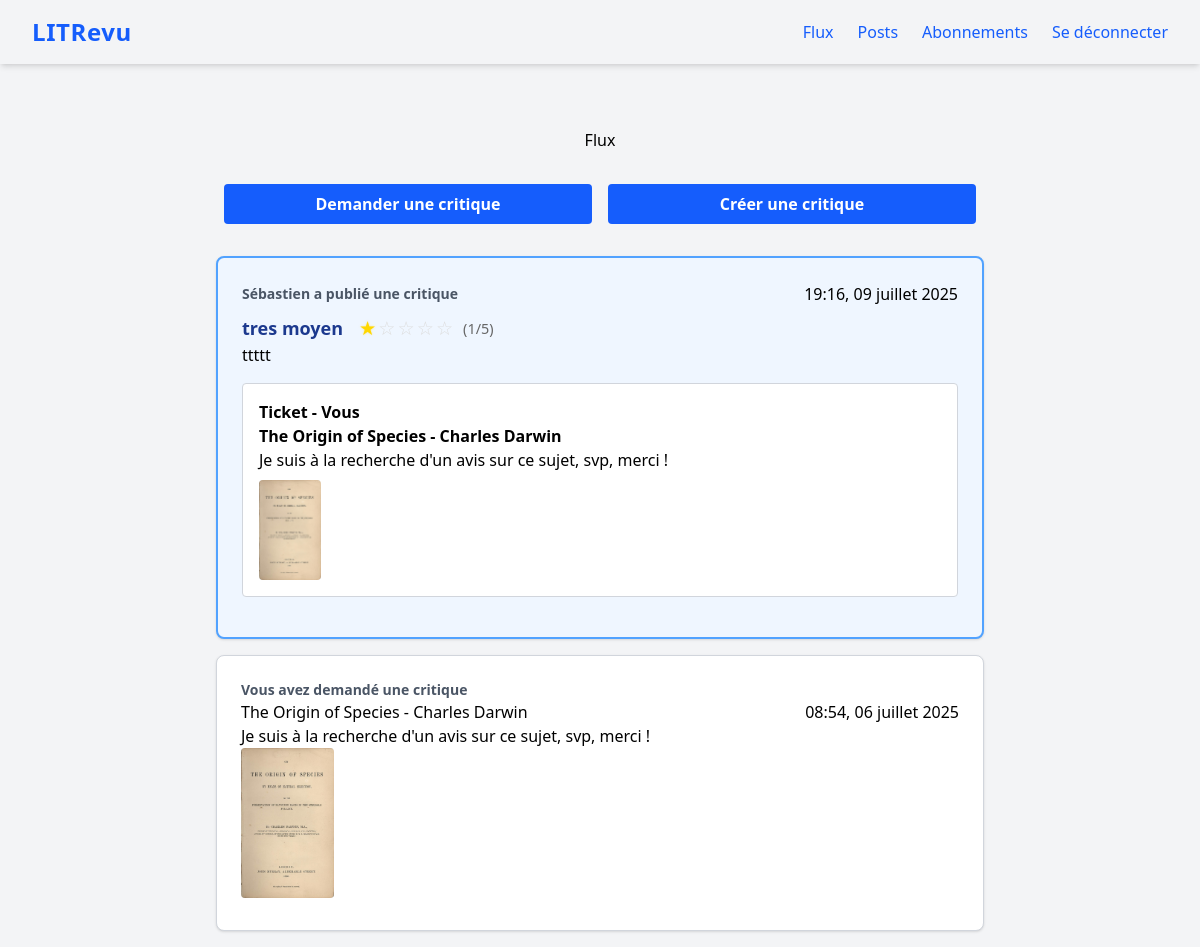
The page /flux/ (signed in) on the database its author committed.
### review/models.py (models this page shows, shortened)
class Review(models.Model):
    ticket = models.ForeignKey(
        to=Ticket,
        related_name="reviews",
        on_delete=models.CASCADE
    )
    rating = models.IntegerField(
        validators=[MinValueValidator(0), MaxValueValidator(5)])
    headline = models.CharField(max_length=128)
    body = models.CharField(max_length=8192, blank=True)
    user = models.ForeignKey(
        to=settings.AUTH_USER_MODEL, on_delete=models.CASCADE)
    created = models.DateTimeField(auto_now_add=True)

class Ticket(models.Model):
    title = models.CharField(max_length=128)
    description = models.CharField(max_length=2048, blank=True)
    user = models.ForeignKey(
        to=settings.AUTH_USER_MODEL, on_delete=models.CASCADE)
    image = models.ImageField(blank=True, null=True)
    created = models.DateTimeField(default=timezone.now)

### authentication/models.py (models this page shows)
class User(AbstractUser):
    follows = models.ManyToManyField(
        'self',
        symmetrical=False,
        verbose_name='suit'
    )

### review/views.py (the view)
# urls.py: path('flux/', review.views.flux, name='flux'),
@login_required
def flux(request):
    followed_users = models.UserFollows.objects.filter(
        user=request.user
    ).values_list('followed_user', flat=True)
    users_to_show = list(followed_users) + [request.user.id]
    reviews_for_tickets = models.Review.objects.filter(ticket=OuterRef('pk'))
    tickets = models.Ticket.objects.filter(
        user__id__in=users_to_show
    ).annotate(
        post_type=Value('ticket', output_field=CharField()),  # c'est du texte
        has_review=Exists(reviews_for_tickets)  # Permet de masquer le bouton
    )
    reviews = models.Review.objects.filter(
        user__id__in=users_to_show
    ).annotate(
        post_type=Value('review', output_field=CharField())
    )
    user_tickets = models.Ticket.objects.filter(user=request.user)
    reviews_on_user_tickets = models.Review.objects.filter(
        ticket__in=user_tickets
    ).annotate(
        post_type=Value('review', output_field=CharField())
    )
    reviews = reviews | reviews_on_user_tickets
    flux = sorted(
        list(tickets) + list(reviews),
        key=lambda obj: obj.created,
        reverse=True
    )
    return render(request, 'review/flux.html', context={'flux': flux}, )

### review/templatetags/review_extras.py (called while the page is built)
@register.inclusion_tag('review/_stars.html')
def display_stars(rating):
    return {'rating': rating}

### review/templates/review/flux.html (shortened to what this page needs)
{% extends 'base.html' %}
{% load review_extras %}
{% block content %}
    <main role="main">
        <h1 class="text-center my-8">Flux</h1>
        <div class="flex gap-4 items-center mb-8 w-full px-2">
            <a href="{% url 'ticket-create' %}" class="flex-1 mx-6">
                <button type="button" class="w-full bg-blue-600 text-white px-4 py-2 rounded hover:bg-blue-700 font-semibold transition">Demander une critique</button>
            </a>
            <a href="{% url 'review-create' %}" class="flex-1 mx-6">
                <button type="button" class="w-full bg-blue-600 text-white px-4 py-2 rounded hover:bg-blue-700 font-semibold transition">Créer une critique</button>
            </a>
        </div>
    <div class="grid-container">
        {% for post in flux %}
            {% if post.post_type == 'review' %}
                <div class="border-2 border-blue-400 bg-blue-50 rounded-lg shadow p-6 mb-4">
                    <div class="flex justify-between items-center">
                        <p class="text-sm text-gray-600 font-semibold">{% if post.user == user %}Vous avez publié une critique{% else %}{{ post.user }} a publié une critique{% endif %}</p>
                        <p class="text-right mb-0">{{ post.created|date:"H:i, d F Y" }}</p>
                    </div>
                    <div class="flex items-baseline mt-2 gap-4">
                        <h2 class="font-bold text-lg text-blue-900">{{ post.headline }}</h2>
                        <div class="rating-display">
                            {% display_stars post.rating %}
                        </div>
                    </div>
                    <p class="mb-2">{{ post.body }}</p>
                    <div class="border border-gray-300 bg-white rounded p-4 my-4">
                        <span class="font-semibold">Ticket - {% if post.ticket.user == user %}Vous{% else %}{{ post.ticket.user }}{% endif %}</span><br>
                        <span class="font-bold">{{ post.ticket.title }}</span><br>
                        <span>{{ post.ticket.description }}</span>
                        {% if post.ticket.image %}<br>
                            <img src="{{ post.ticket.image.url }}" alt="Image du ticket {{ post.ticket.title }}" class="max-w-[100px] max-h-[100px] rounded mt-2" />
                        {% endif %}
                    </div>
                </div>
            {% elif post.post_type == 'ticket' %}
                <div class="bg-white rounded-lg shadow p-6 mb-4 border border-gray-300">
                    <p class="text-sm text-gray-600 font-semibold">{% if post.user == user %}Vous avez demandé une critique{% else %}{{ post.user }} a demandé une critique{% endif %}</p>
                    {% include "review/_ticket.html" %}
                </div>
            {% endif %}
        {% endfor %}
    </div>
    </main>
{% endblock content %}

### review/templates/review/_stars.html
<div class="rating-display">
    {% for i in "12345" %}
        {% if forloop.counter <= rating %}
            <span class="star filled">★</span>
        {% else %}
            <span class="star empty">☆</span>
        {% endif %}
    {% endfor %}
    <span class="rating-text">({{ rating }}/5)</span>
</div>

### review/templates/review/_ticket.html
<div class="ticket">
    <div class="flex justify-between items-center">
        <h2 class="mb-0">{{ post.title }}</h2>
        <p class="text-right mb-0">{{ post.created|date:"H:i, d F Y" }}</p>
    </div>
    <p>{{ post.description }}</p>
    {% if post.image %}
        <img src="{{ post.image.url }}" alt="Image du ticket {{ post.title }}" class="max-w-[150px] max-h-[150px] rounded mb-2" />
    {% endif %}
</div>

### review/static/review/css/styles.css (style rules this page uses)
.rating-display { display: inline-flex; align-items: center; gap: 2px; }
.star { font-size: 1.2em; cursor: default; transition: color 0.2s ease; }
.star.filled, .star.star-filled { color: #ffd700; text-shadow: 0 0 2px rgba(255, 215, 0, 0.5); }
.star.empty, .star.star-empty { color: #ddd; }
.rating-text { margin-left: 8px; font-size: 0.9em; color: #666; }

### rows shown on the page
Review: user "Sébastien", created "19:16, 09 juillet 2025", headline "tres moyen", rating "1", body "ttttt", shows "Vous", ticket "The Origin of Species - Charles Darwin", ticket.description "Je suis à la recherche d'un avis sur ce sujet, svp, merci !", ticket.image (picture)
Ticket: shows "Vous avez demandé une critique", title "The Origin of Species - Charles Darwin", created "08:54, 06 juillet 2025", description "Je suis à la recherche d'un avis sur ce sujet, svp, merci !", image (picture)
